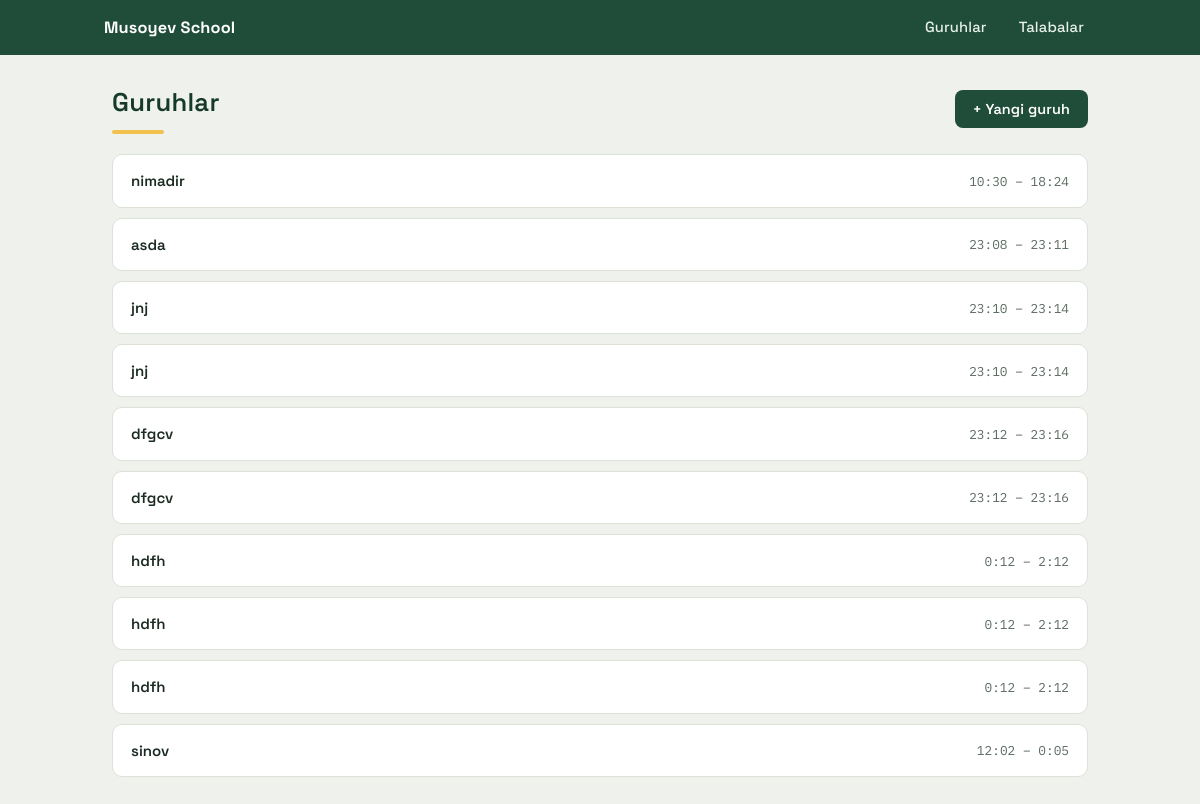
The app's page /groups/ with its own data.
### blog/models.py (models this page shows, shortened)
class Group(models.Model):
    name = models.CharField(max_length=100)
    start_time = models.TimeField()
    ent_time = models.TimeField()
    created_date = models.DateTimeField(auto_now_add=True)

### blog/views.py (the view)
# urls.py: path('groups/', views.groups, name='groups'),
def groups(request):
    groups = Group.objects.all().order_by('-created_date')
    return render(request, 'blog/groups.html', {'groups': groups})

### blog/templates/blog/groups.html (shortened to what this page needs)
<!DOCTYPE html>
<html lang="en">
<head>
    {% load static %}
    <link rel="stylesheet" href="{% static 'blog/style.css' %}">
</head>
<body>
    <nav class="navbar">
        <div class="navbar-inner">
            <a class="brand" href="{% url 'home' %}">Musoyev School</a>
            <ul>
                <li><a href="{% url 'groups' %}">Guruhlar</a></li>
                <li><a href="{% url 'students' %}">Talabalar</a></li>
            </ul>
        </div>
    </nav>
    <div class="container">
        <div class="toolbar">
            <h1>Guruhlar</h1>
            <button><a href="{% url 'group_create' %}">+ Yangi guruh</a></button>
        </div>
        {% if groups %}
            <ul class="row-list">
                {% for group in groups %}
                    <li>
                        <a class="row-card" href="{% url 'group_detail' group.id %}">
                            <span class="row-card-name">{{ group.name }}</span>
                            <span class="row-card-meta">{{ group.start_time }} – {{ group.ent_time }}</span>
                        </a>
                    </li>
                {% endfor %}
            </ul>
        {% else %}
            <p class="empty-state">Hozircha guruhlar yo'q.</p>
        {% endif %}
    </div>
</body>
</html>

### blog/static/blog/style.css (style rules this page uses)
:root { --bg: #EEF1EC; --surface: #FFFFFF; --ink: #1B2B22; --ink-soft: #5B6A60; --brand: #1F4D3A; --brand-dark: #15392A; --chalk: #F2C14E; --chalk-soft: #FBE8B8; --success: #2F9E58; --success-bg: #EAF7EE; --success-ink: #1D5C34; --danger: #D1483D; --danger-bg: #FCEAE8; --danger-ink: #8C2F26; --warning: #D9A03B; --border: #DCE2D8; --shadow: 0 1px 2px rgba(27, 43, 34, .06), 0 10px 26px rgba(27, 43, 34, .07); --radius: 10px; }
* { box-sizing: border-box; }
html, body { margin: 0; padding: 0; }
body { font-family: 'Inter', Arial, sans-serif; background: var(--bg); color: var(--ink); line-height: 1.55; font-size: 15px; }
h1, h2, h3 { font-family: 'Space Grotesk', Arial, sans-serif; font-weight: 600; letter-spacing: .01em; color: var(--brand-dark); margin: 0 0 6px; }
h1 { font-size: 1.6rem; display: inline-block; position: relative; padding-bottom: 12px; }
h1::after { content: ""; position: absolute; left: 0; bottom: 0; width: 52px; height: 4px; border-radius: 2px; background: var(--chalk); }
a { color: var(--brand); }
.container { width: 92%; max-width: 1000px; margin: 28px auto 56px; padding: 0 12px; }
.toolbar { display: flex; justify-content: space-between; align-items: center; flex-wrap: wrap; gap: 12px; margin-bottom: 20px; }
.toolbar h1 { margin: 0; }
.navbar { background: var(--brand); }
.navbar-inner { width: 92%; max-width: 1000px; margin: 0 auto; display: flex; align-items: center; justify-content: space-between; flex-wrap: wrap; }
.navbar .brand { font-family: 'Space Grotesk', sans-serif; font-weight: 700; font-size: 1.02rem; letter-spacing: .01em; color: #fff; text-decoration: none; padding: 14px 4px; }
.navbar ul { list-style-type: none; margin: 0; padding: 0; display: flex; flex-wrap: wrap; }
.navbar li { float: none; }
.navbar li a { display: block; position: relative; color: #E7F0EA; text-align: center; padding: 16px 16px; text-decoration: none; font-family: 'Space Grotesk', sans-serif; font-weight: 500; font-size: .92rem; letter-spacing: .01em; }
.navbar li a::after { content: ""; position: absolute; left: 16px; right: 16px; bottom: 9px; height: 2px; background: var(--chalk); transform: scaleX(0); transform-origin: left; transition: transform .2s ease; }
button, .btn { font-family: 'Space Grotesk', sans-serif; font-weight: 600; font-size: .9rem; letter-spacing: .01em; border: none; border-radius: 8px; padding: 10px 18px; background: var(--brand); color: #fff; cursor: pointer; transition: background .15s ease, transform .08s ease; }
button a { color: inherit; text-decoration: none; }
.row-list { list-style: none; margin: 0; padding: 0; display: flex; flex-direction: column; gap: 10px; }
.row-card { display: flex; justify-content: space-between; align-items: center; flex-wrap: wrap; gap: 10px; background: var(--surface); border: 1px solid var(--border); border-radius: 10px; padding: 14px 18px; transition: border-color .15s ease, transform .1s ease; }
a.row-card { text-decoration: none; color: var(--ink); }
.row-card-name { font-family: 'Space Grotesk', sans-serif; font-weight: 600; color: var(--ink); text-decoration: none; }
.row-card-meta { font-family: 'IBM Plex Mono', monospace; font-size: .8rem; color: var(--ink-soft); display: block; margin-top: 2px; }

### records on screen
Group: name "nimadir", start_time "10:30", ent_time "18:24"
Group: name "asda", start_time "23:08", ent_time "23:11"
Group: name "jnj", start_time "23:10", ent_time "23:14"
Group: name "jnj", start_time "23:10", ent_time "23:14"
Group: name "dfgcv", start_time "23:12", ent_time "23:16"
Group: name "dfgcv", start_time "23:12", ent_time "23:16"
Group: name "hdfh", start_time "0:12", ent_time "2:12"
Group: name "hdfh", start_time "0:12", ent_time "2:12"
Group: name "hdfh", start_time "0:12", ent_time "2:12"
Group: name "sinov", start_time "12:02", ent_time "0:05"
